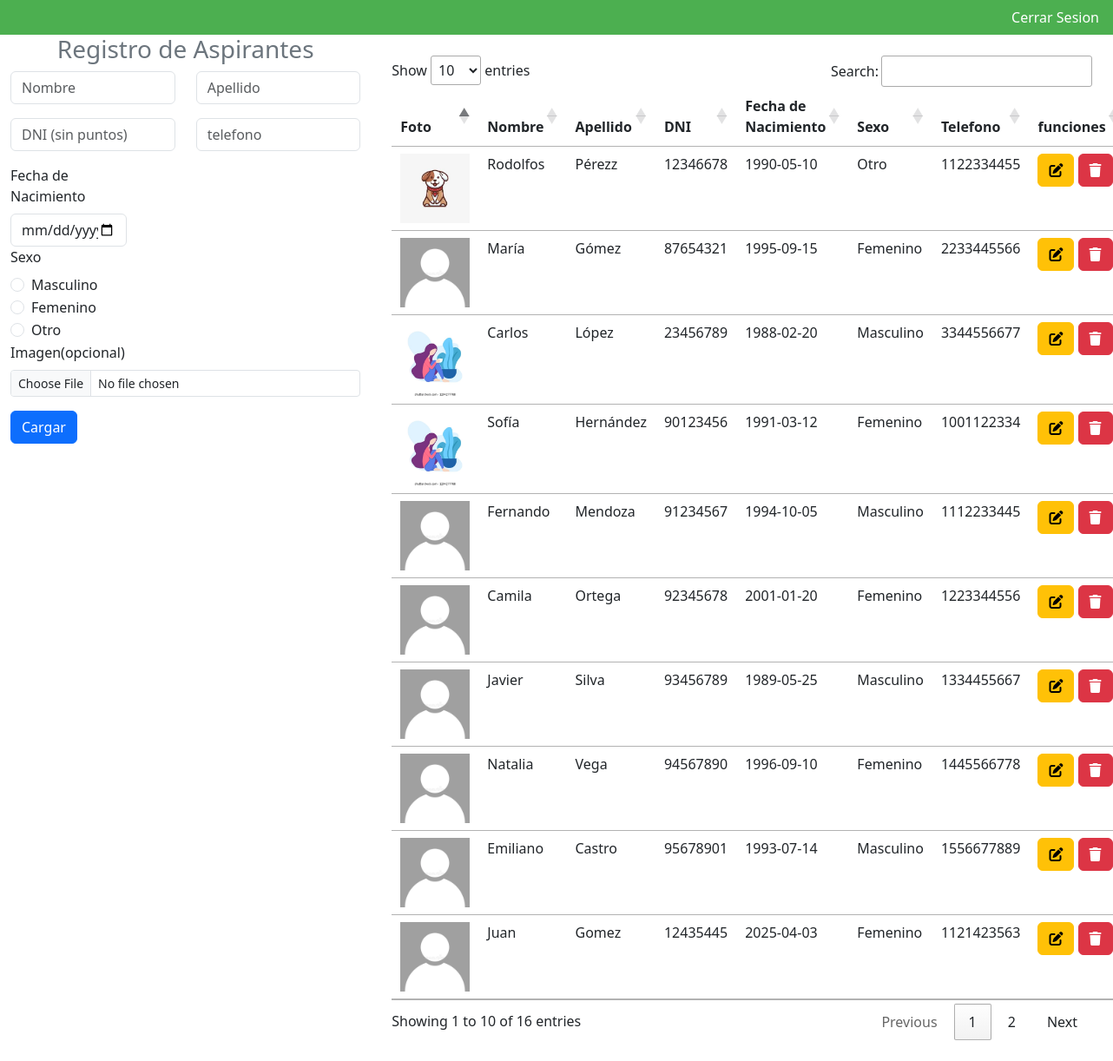
/index.php (signed in), run on the app's committed database.
### tables this page shows
CREATE TABLE `aspirantes` (
  `id` int(11) NOT NULL,
  `nombre` varchar(50) NOT NULL,
  `apellido` varchar(50) NOT NULL,
  `dni` int(15) NOT NULL,
  `fecha_nacimiento` date NOT NULL,
  `sexo` enum('Masculino','Femenino','Otro') NOT NULL,
  `telefono` varchar(20) NOT NULL,
  `imagen` varchar(255) DEFAULT NULL
);

### eliminar_aspirante.php (called while the page is built, shortened)
<?php
include_once  "notificaciones.php";
?>

### index.php (the view, shortened to what this page needs)
<?php
if(!isset($_SESSION['id'])){
    header('Location: login_usuario.php');
    exit;
}else{
    $privilegio = $_SESSION['privilegio'];
}
?>
<!DOCTYPE html>
<html lang="en">
<head>
    <link href="https://cdn.jsdelivr.net/npm/bootstrap@5.3.0/dist/css/bootstrap.min.css" rel="stylesheet">
    <link rel="stylesheet" href="style.css">
<link rel="stylesheet" href="https://cdn.datatables.net/1.13.6/css/jquery.dataTables.min.css">
</head>
<body>
<ul class="nav justify-content-end">
  <li class="nav-item">
    <a class="nav-link active" aria-current="page" href="cerrar_sesion.php">Cerrar Sesion</a>
  </li>
</ul>
<div class="container-fluid">
    <div class="row">
    <?php
     include "eliminar_aspirante.php";
    ?>
    <?php if($privilegio == "cargar" || $privilegio == "editar-eliminar"): ?>
        <div class="col-md-4">
            <form method="POST" enctype="multipart/form-data">
                <h3 class="text-center text-secondary">Registro de Aspirantes</h3>
            <div class="row mb-3">
                <div class="col">
                    <input type="text" class="form-control" placeholder="Nombre" name="nombre" aria-label="First name" value="<?php echo isset($_POST['nombre']) ? htmlspecialchars($_POST['nombre']) : ''; ?>">
                </div>
                <div class="col">
                    <input type="text" class="form-control" placeholder="Apellido" name="apellido"aria-label="Last name" value="<?php echo isset($_POST['apellido']) ? htmlspecialchars($_POST['apellido']) : ''; ?>">
                </div>
            </div>
          <div class="row mb-3">
                <div class="col">
                    <input type="text" class="form-control" placeholder="DNI (sin puntos)" name="dni" aria-label="dni" value="<?php echo isset($_POST['dni']) ? htmlspecialchars($_POST['dni']) : ''; ?>">
                </div>
                <div class="col">
                    <input type="text" class="form-control" placeholder="telefono" name="telefono" aria-label="Last name" value="<?php echo isset($_POST['telefono']) ? htmlspecialchars($_POST['telefono']) : ''; ?>">
                </div>
             </div>
             <div class="col-4">
                    <label class="form-label">Fecha de Nacimiento</label>
                    <input type="date" class="form-control" name="fecha_nacimiento" value="<?php echo isset($_POST['fecha_nacimiento']) ? htmlspecialchars($_POST['fecha_nacimiento']) : ''; ?>">
                </div>
                <div class="col">
                    <label class="form-label">Sexo</label>
                    <div class="form-check">
                        <input class="form-check-input" type="radio" name="sexo" id="masculino" value="Masculino">
                        <label class="form-check-label" for="masculino">Masculino</label>
                    </div>
                    <div class="form-check">
                        <input class="form-check-input" type="radio" name="sexo" id="femenino" value="Femenino">
                        <label class="form-check-label" for="femenino">Femenino</label>
                    </div>
                    <div class="form-check">
                        <input class="form-check-input" type="radio" name="sexo" id="otro" value="Otro">
                        <label class="form-check-label" for="otro">Otro</label>
                    </div>
                </div>
                <div class="mb-3">
                    <label class="form-label">Imagen(opcional)</label>
                    <input class="form-control form-control-sm" type="file" name="imagen" accept="image/*">
                </div>
                <button type="submit" class="btn btn-primary" name="cargar" value="ok">Cargar</button>
            </form>
        </div>
        <?php endif; ?>
        <div class="col-md-8 p-4">
            <table class="table" id="myTable">
                <thead class="bg-info">
                    <tr>
                        <th scope="col">Foto</th>
                        <th scope="col">Nombre</th>
                        <th scope="col">Apellido</th>
                        <th scope="col">DNI</th>
                        <th scope="col">Fecha de Nacimiento</th>
                        <th scope="col">Sexo</th>
                        <th scope="col">Telefono</th>
                        <?php if($privilegio == "editar-eliminar"){echo '<th scope="col">funciones</th>';} ?>
                    </tr>
                </thead>
                <tbody>
                    <?php
                    include "conexion.php";
                    $sql = $conn->query("select * from aspirantes");
                    while($data = $sql->fetch_object()){ ?>
                    <tr>
                        <td><img width="80" src="<?=$data->imagen?>" alt=""></td>
                        <td><?= $data->nombre ?></td>
                        <td><?= $data->apellido ?></td>
                        <td><?= $data->dni ?></td>
                        <td><?= $data->fecha_nacimiento ?></td>
                        <td><?= $data->sexo ?></td>
                        <td><?= $data->telefono ?></td>
                        <?php if($privilegio == "editar-eliminar"): ?>
                            <td>
                                <a href="modificar_aspirante.php?id=<?= $data->id ?>" class="btn btn-small btn-warning">
                                    <i class="fa-solid fa-pen-to-square"></i>
                                </a>
                                <a href="index.php?id=<?= $data->id ?>" class="btn btn-small btn-danger">
                                    <i class="fa-solid fa-trash"></i>
                                </a>
                            </td>
                        <?php endif; ?>
                    </tr>
                    <?php }
                    ?>
                </tbody>
            </table>
        </div>
    </div>
</div>
<link rel="stylesheet" href="https://cdn.datatables.net/1.13.6/css/jquery.dataTables.min.css">
</body>
</html>

### notificaciones.php (shortened to what this page needs)
<link href="https://cdn.jsdelivr.net/npm/bootstrap@5.3.0/dist/css/bootstrap.min.css" rel="stylesheet">

### style.css (style rules this page uses)
ul { background-color: #4CAF50; }
.nav-link { color: white !important; text-decoration: none; }

### data on the page
aspirantes: imagen (picture), nombre "Rodolfos", apellido "Pérezz", dni "12346678", fecha_nacimiento "1990-05-10", sexo "Otro", telefono "1122334455"
aspirantes: imagen (placeholder picture), nombre "María", apellido "Gómez", dni "87654321", fecha_nacimiento "1995-09-15", sexo "Femenino", telefono "2233445566"
aspirantes: imagen (picture), nombre "Carlos", apellido "López", dni "23456789", fecha_nacimiento "1988-02-20", sexo "Masculino", telefono "3344556677"
aspirantes: imagen (picture), nombre "Sofía", apellido "Hernández", dni "90123456", fecha_nacimiento "1991-03-12", sexo "Femenino", telefono "1001122334"
aspirantes: imagen (placeholder picture), nombre "Fernando", apellido "Mendoza", dni "91234567", fecha_nacimiento "1994-10-05", sexo "Masculino", telefono "1112233445"
aspirantes: imagen (placeholder picture), nombre "Camila", apellido "Ortega", dni "92345678", fecha_nacimiento "2001-01-20", sexo "Femenino", telefono "1223344556"
aspirantes: imagen (placeholder picture), nombre "Javier", apellido "Silva", dni "93456789", fecha_nacimiento "1989-05-25", sexo "Masculino", telefono "1334455667"
aspirantes: imagen (placeholder picture), nombre "Natalia", apellido "Vega", dni "94567890", fecha_nacimiento "1996-09-10", sexo "Femenino", telefono "1445566778"
aspirantes: imagen (placeholder picture), nombre "Emiliano", apellido "Castro", dni "95678901", fecha_nacimiento "1993-07-14", sexo "Masculino", telefono "1556677889"
aspirantes: imagen (placeholder picture), nombre "Juan", apellido "Gomez", dni "12435445", fecha_nacimiento "2025-04-03", sexo "Femenino", telefono "1121423563"
